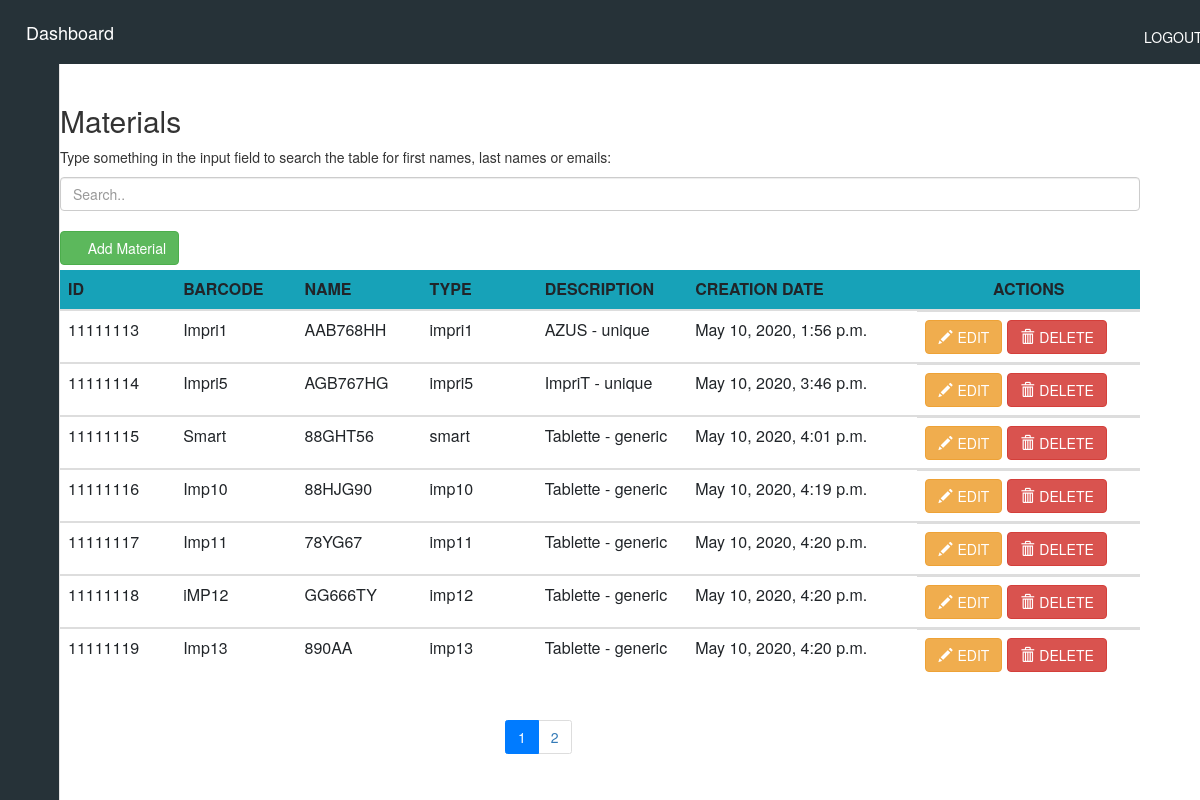
Page /MaterialView (signed in) on the earlier database version.
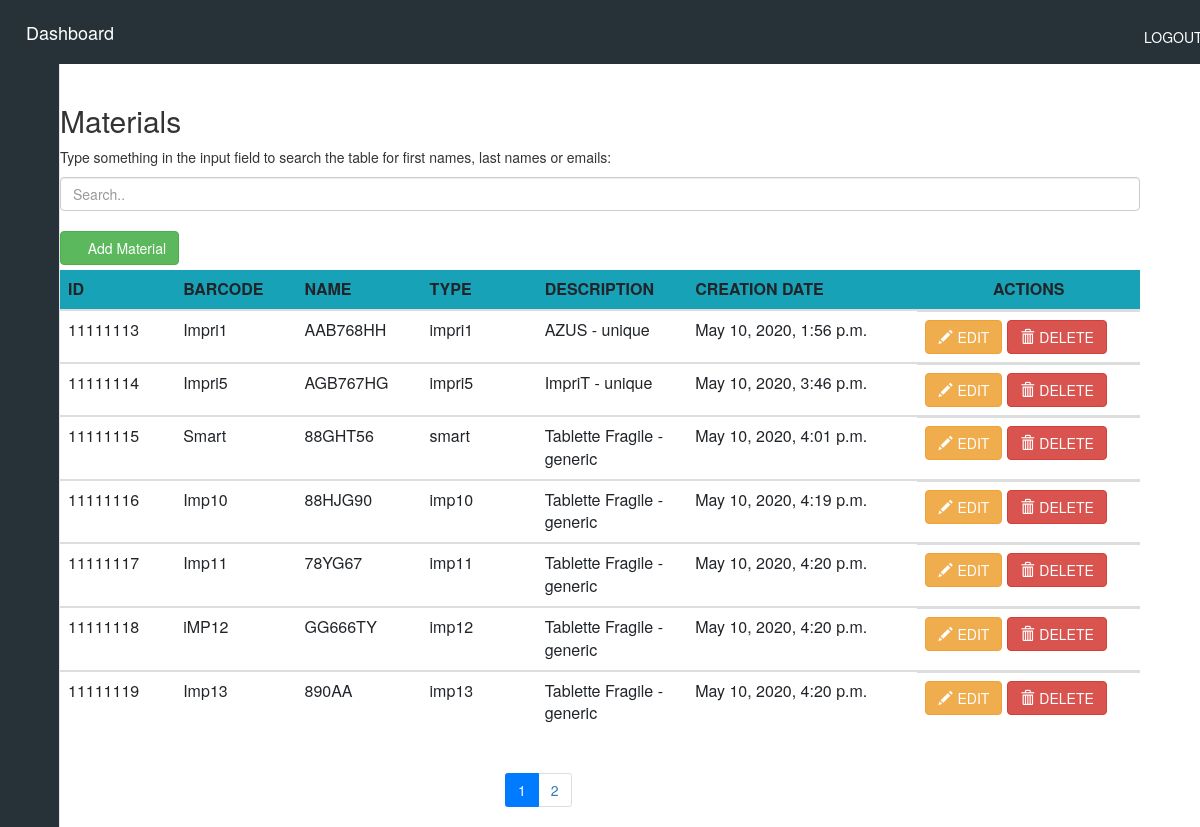
Same page on the later database version.
### siteWeb/models.py (models this page shows, shortened)
class Material(models.Model):
    name = models.CharField(max_length=250)
    barcode = models.CharField(max_length=50)
    creation_date_mat = models.DateTimeField(auto_now_add=True)
    slug = models.SlugField(max_length=250, null=True, blank=True)
    material_picture = models.ImageField(blank=True, upload_to='media/', default='None/no-img.jpg', null=True)
    type = models.ForeignKey(Type, on_delete=models.CASCADE)

class Type(models.Model):
    TYPE_GENERIC = 'generic'
    TYPE_UNIQUE = 'unique'
    TYPE_CHOICES = (
        (TYPE_GENERIC, 'generic'),
        (TYPE_UNIQUE, 'unique'),
    )
    material_type = models.CharField(max_length=250, choices=TYPE_CHOICES, default=TYPE_GENERIC)
    name_type = models.CharField(max_length=250, unique=True)
    description = models.TextField(blank=True)
    creation_date_type = models.DateTimeField(auto_now_add=True)
    unavailable = models.BooleanField(default=False)
    def __str__(self):
        return self.name_type + " - " + self.material_type

### siteWeb/crudAjaxMatViews.py (the view)
# urls.py: path('MaterialView', crudAjaxMatViews.indexView, name='MaterialView'),
def indexView(request):
    form = formMaterial()
    material = Material.objects.all()
    paginator = Paginator(material, per_page=7)
    page_number = request.GET.get('page', 1)
    page_obj = paginator.get_page(page_number)
    return render(request, 'siteWeb/crudMaterial/ajaxCrudMat.html', {"form": form, "materials": page_obj.object_list, 'paginator': paginator, 'page_number': int(page_number)})

### siteWeb/forms.py
class formMaterial(forms.ModelForm):
    type = forms.ModelChoiceField(queryset=Type.objects.filter(unavailable=False).order_by('material_type'))
    class Meta:
        model = Material
        fields = ['name','barcode','type', 'material_picture']

### siteWeb/templates/siteWeb/crudMaterial/ajaxCrudMat.html (shortened to what this page needs)
{% include "siteWeb/includes/dashboard.html" %}
{% load crispy_forms_tags %}
{% load static %}
{% block content %}
<head>
</head>
{% if user.is_authenticated %}
<div class="container">
    <div class="container-fluid">
            <h2>Materials</h2>
          <p>Type something in the input field to search the table for first names, last names or emails:</p>
          <input class="form-control" id="myInput" type="text" placeholder="Search..">
          <br>
         <a class="btn btn-success add-form offset-12" href="/addMaterial">
            <span><i class="fas fa-plus"></i> Add Material</span>
         </a>
    </div>
    <div class="table-responsive table-body">
        <table class="table container-fluid table-responsive mt-2">
            <thead class="bg-info">
                <tr>
                    <th scope="row" class="col-md-1">ID</th>
                    <th scope="col" class="col-md-1">BARCODE</th>
                    <th scope="col" class="col-md-1">NAME</th>
                    <th scope="col" class="col-md-1">TYPE</th>
                    <th scope="col" class="col-md-1">DESCRIPTION</th>
                    <th scope="col" class="col-md-2">CREATION DATE</th>
                    <th scope="col" class="col-md-1 text-center">ACTIONS</th>
                </tr>
            </thead>
            {% for material in materials %}
            <tbody id="myTable">
            <tr>
                <td scope="row">{{material.id}}</td>
                <td>{{material.name}}</td>
                <td>{{material.barcode}}</td>
                <td>{{material.slug}}</td>
                <td>{{material.type }}</td>
                <td>{{material.creation_date_mat}}</td>
                <td  class="d-flex">
                    <a href="/updateMaterial/{{material.id}}" class="btn btn-warning"><span class="glyphicon glyphicon-pencil mr-2"></span>EDIT</a>
                    <button  class="btn btn-danger ml-2" onClick="deleteMaterial({{material.id}})">
                        <span class="glyphicon glyphicon-trash mr-2"></span>DELETE
                    </button>
                </td>
            </tr>
            </tbody>
            {% endfor %}
        </table>
    </div>
    <div class="row">
        <div class="offset-5">
            <ul class="pagination">
                {% for i in paginator.page_range %}
                <li class="page-item {% if i == page_number %} active {% endif %}">
                    <a class="page-link"  href="?page={{ i }}">{{ i }}</a>
                </li>
                {% endfor %}
            </ul>
        </div>
    </div>
</div>
{% else %}
<center><p> No Permittion. If you have an account, <a href="/accounts/login">login.</a></p></center>
{% endif %}
{% endblock %}

Differences in the rows shown:
changed through a linked row, Material "Smart": type "Tablette - generic" → "Tablette Fragile - generic"
changed through a linked row, Material "Imp10": type "Tablette - generic" → "Tablette Fragile - generic"
changed through a linked row, Material "Imp11": type "Tablette - generic" → "Tablette Fragile - generic"
changed through a linked row, Material "iMP12": type "Tablette - generic" → "Tablette Fragile - generic"
changed through a linked row, Material "Imp13": type "Tablette - generic" → "Tablette Fragile - generic"
